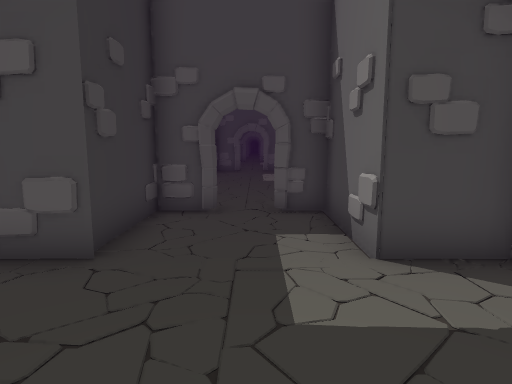
[1] (above)

12 first-person views from a walk through a 3-D level made in the Unity game engine. The camera is 1.5 m above the floor, tilts 8° down and sees 75° across. The floor is counted in squares, 1 m on a side. Each view is taken from the middle of a square. On the plan, view 1 faces up. The plan holds only what a view shows up to about 15 squares ahead; the rest is blank. The place goes on beyond the plan. The player character is not drawn.

[2]
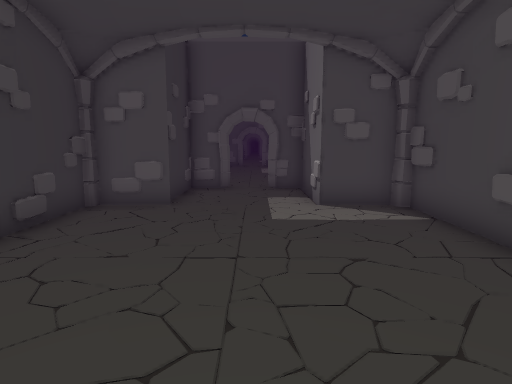

[3]
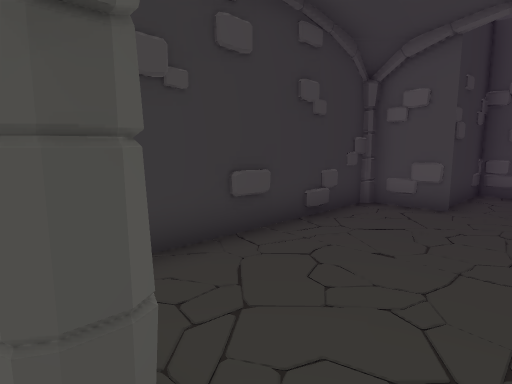

[4]
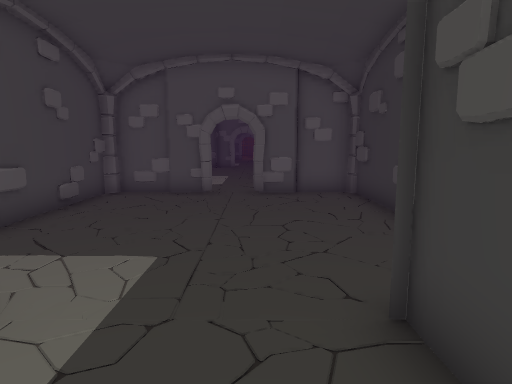

[5]
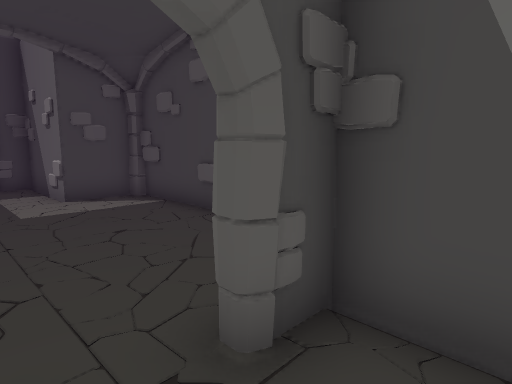

[6]
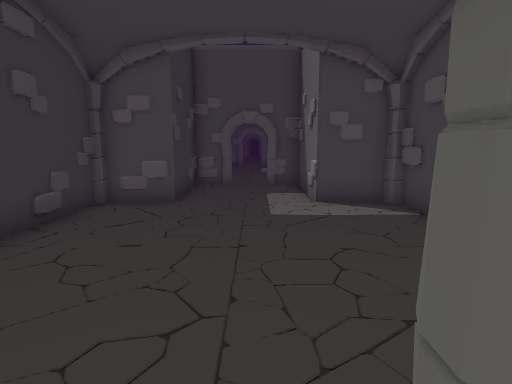

[7]
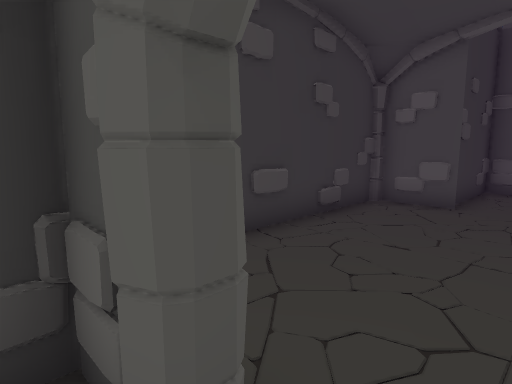

[8]
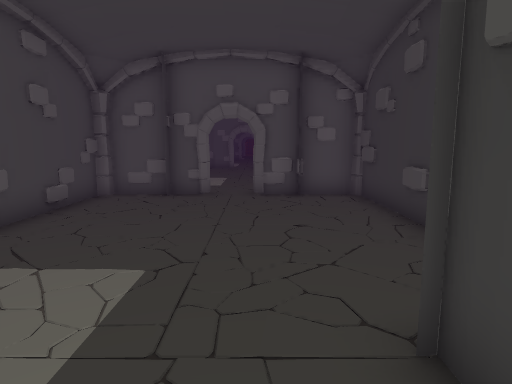

[9]
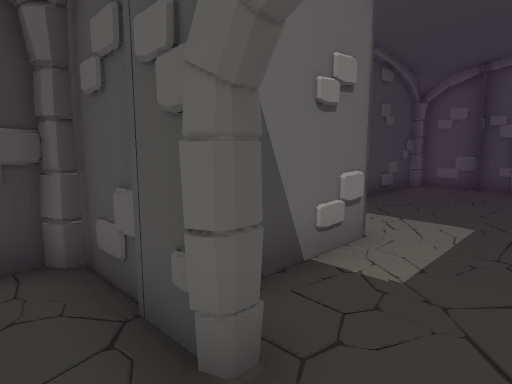

[10]
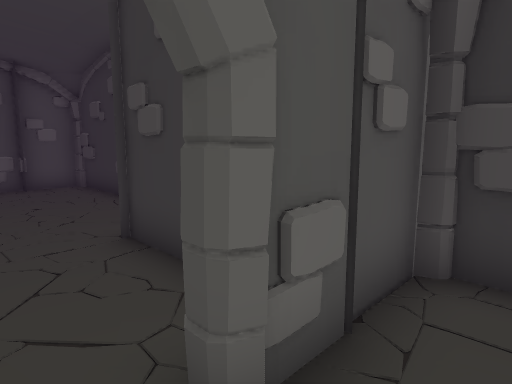

[11]
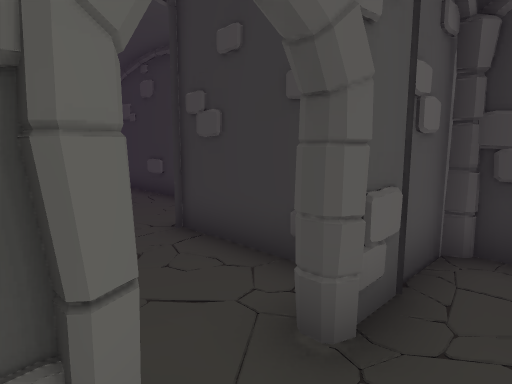

[12]
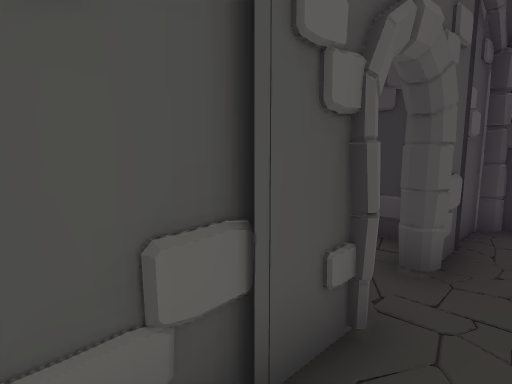

### Floor plan
Key: @ floor where view 1 was taken; # wall or solid block; . floor.
Columns run from 4 left of view 1 to 4 right of it. Each row starts with its distance up from view 1.
 21 #.......
 20 #.##.##.#
 19 ####..###
 18  #....#
 17  ##...#
 16 ###...###
 15 #.......#
 14 #.......#
 13 #.......#
 12 #.......#
 11 #.......#
 10 #.......#
  9 #.......#
  8 ####.####
  7  #....#
  6  #....#
  5  #....##
  4 ##.....##
  3 #.......#
  2 #.......#
  1 #.......#
  0 #...@...#
 -1 #.......#
 -2 #.......#
 -3 #.......#
 -4 ####.####
 -5    ..
 -6    ..

Where each view was taken, in squares from view 1:
view 1: 0 up, 0 right, facing up
view 2: 4 down, 0 right, facing up
view 3: 4 down, 0 right, facing up-left
view 4: 7 up, 1 left, facing down
view 5: 6 up, 1 left, facing up-right
view 6: 7 up, 0 right, facing up
view 7: 7 up, 0 right, facing up-left
view 8: 18 up, 1 left, facing down
view 9: 21 up, 1 left, facing down-right
view 10: 21 up, 0 right, facing down-left
view 11: 21 up, 1 right, facing down-left
view 12: 21 up, 3 right, facing down-left
